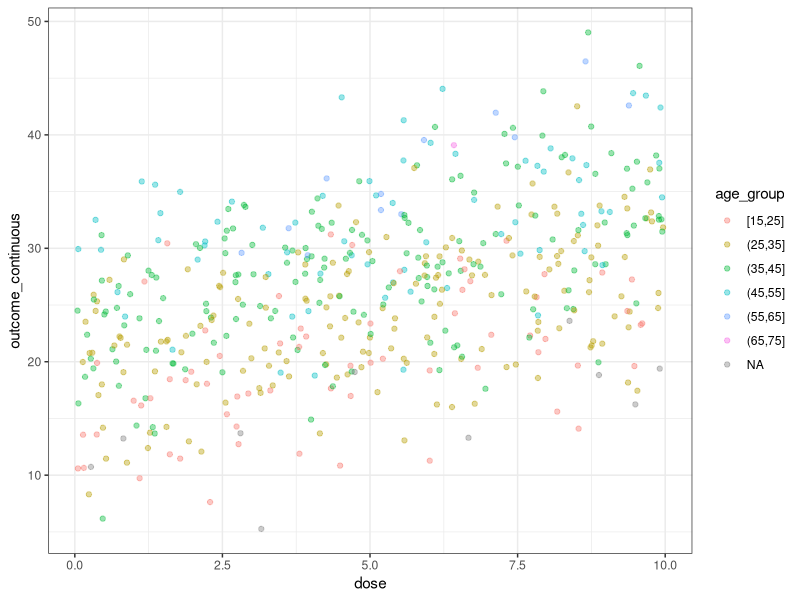
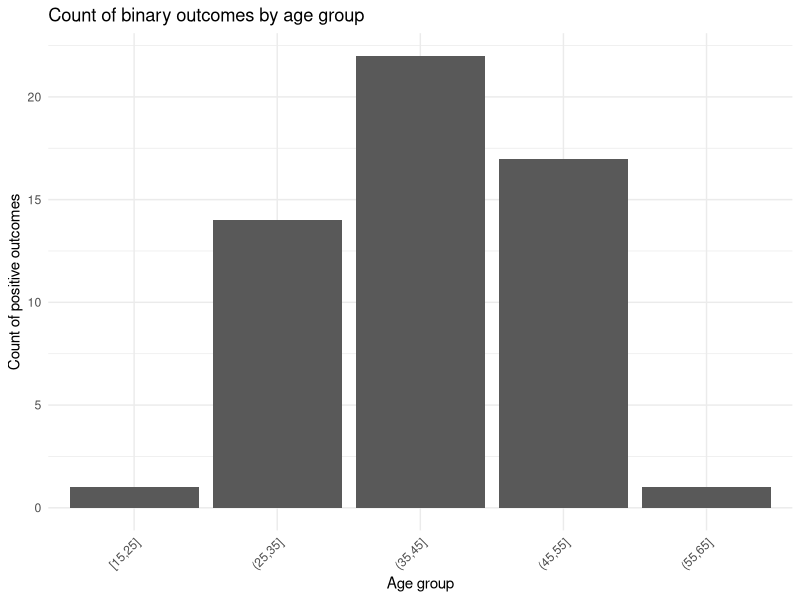

These charts were generated, in order, by the following R code:
## ---- chunk 1
library(tidyverse)
library(skimr)
## ---- chunk 2
set.seed(123)

n <- 500

synthetic_data <- tibble(
  age = rnorm(n, mean = 35, sd = 10),
  exposure = rbinom(n, size = 1, prob = 0.4),
  dose = runif(n, 0, 10)
) %>%
  mutate(
    # Linear outcome with known effects
    outcome_continuous =
      5 +
      0.4 * age +        # age effect
      2.5 * exposure +  # exposure effect
      1.2 * dose +      # dose effect
      rnorm(n, 0, 5),

    # Logistic outcome (binary)
    outcome_binary =
      rbinom(
        n,
        size = 1,
        prob = plogis(
          -6 +
          0.05 * age +
          1.3 * exposure +
          0.25 * dose
        )
      )
  )

## ---- chunk 3
skim(synthetic_data)
## ---- chunk 4
synthetic_data <- synthetic_data %>%
  mutate(
    age_group = cut(
      age,
      breaks = seq(15, 75, by = 10),
      include.lowest = TRUE
    )
  )

age_outcome_summary <- synthetic_data %>%
  group_by(age_group) %>%
  summarize(
    proportion_positive = mean(outcome_binary),
    n = n(),
    .groups = "drop"
  )
## ---- chunk 5
plot1 <- ggplot(synthetic_data, aes(x = dose, y = outcome_continuous, color = age_group)) +
  geom_point(alpha = 0.4) +
  theme_bw()

plot1
## ---- chunk 6
plot2 <- synthetic_data %>%
  filter(outcome_binary == 1) %>%
  ggplot(aes(x = age_group)) +
  geom_bar() +
  labs(
    x = "Age group",
    y = "Count of positive outcomes",
    title = "Count of binary outcomes by age group"
  ) +
  theme_minimal() +
  theme(axis.text.x = element_text(angle = 45, hjust = 1))

plot2
## ---- chunk 7
lm_fit <- lm(
  outcome_continuous ~ age + exposure + dose,
  data = synthetic_data
)

summary(lm_fit)

